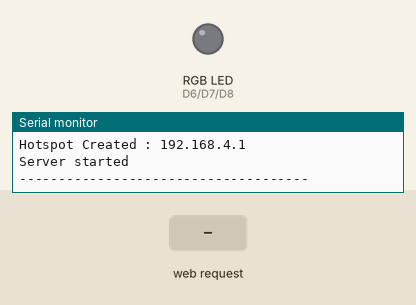
Recording of a sketch running on a simulated ESP8266 (NodeMCU). On the bench: an RGB LED mixed from three pins (HIGH = lit), the last lines printed to the serial monitor. The inputs (shaded band) are chosen by the test bench. WiFi joins after 1.5 s; servers stay silent unless stated.

Above: at 6.2 s.
6.3 s: HTTP request GET /W received
At 7.2 s:
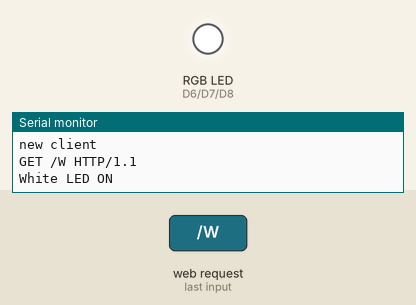
7.8 s: HTTP request GET /R received
At 8.3 s:
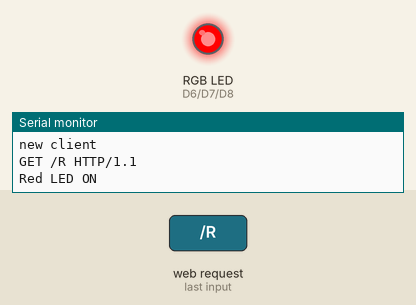
9.3 s: HTTP request GET /G received
At 10.5 s:
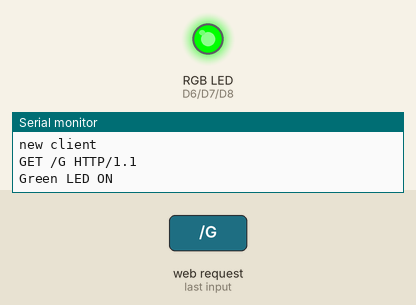
10.8 s: HTTP request GET /B received
At 11.9 s:
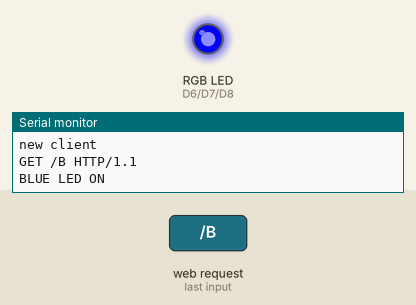
Timing chart, 0 to 13.3 s (numbered marks = the images above; inputs shaded):
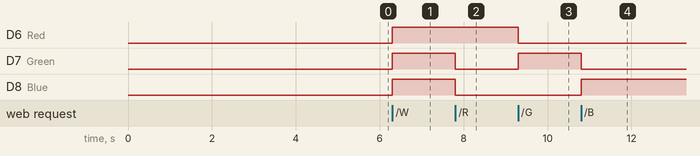

Measured:
- after the input at 6.3 s, D6 (Red), D7 (Green), D8 (Blue): LOW → HIGH at once
- after the input at 7.8 s, D7 (Green), D8 (Blue): HIGH → LOW at once
- after the input at 9.3 s, D6 (Red): HIGH → LOW at once; D7 (Green): LOW → HIGH at once
- after the input at 10.8 s, D7 (Green): HIGH → LOW at once; D8 (Blue): LOW → HIGH at once

The sketch:

RGB_APP.ino
```cpp
#include <ESP8266WiFi.h>

const char ssid[20] = "HomeServer11";
const char password[20] = "12345678";
int ledPin = 2; // GPIO 2
int Red=D6;
int Blue=D8;
int Green=D7;
WiFiServer server(80);

void setup() {
    Serial.begin(115200);
    delay(10);

    pinMode(Red, OUTPUT);
    pinMode(Blue, OUTPUT);
    pinMode(Green, OUTPUT);
//    pinMode(ledPin, OUTPUT);
//    digitalWrite(ledPin, LOW);

    delay(5000);
    Serial.println("");
    Serial.println("Server-------------------------------");
    Serial.print("Configuring access point");
    WiFi.mode(WIFI_AP);
    WiFi.softAP(ssid, password);
    //WiFi.begin(ssid, password);

    Serial.println("");
    Serial.print("Hotspot Created : ");
    Serial.println(WiFi.softAPIP());

  // Start the server
    server.begin();
    Serial.println("Server started");
    Serial.println("-------------------------------------");
    Serial.println("");
}
void loop() {
  WiFiClient client = server.available();
  if (!client) {
    return;
  }

  // Wait until the client sends some data
  Serial.println("new client");
  while(!client.available()){
    delay(1);
  }

  // Read the first line of the request
  String request = client.readStringUntil('\r');
  Serial.println(request);
  client.flush();

  if (request.indexOf("/W")!=-1)
   {
      digitalWrite(Red,HIGH);
      digitalWrite(Green,HIGH);
      digitalWrite(Blue,HIGH);
      Serial.println("White LED ON");
   }
   if (request.indexOf("/R")!=-1)
   {
      digitalWrite(Red,HIGH);
      digitalWrite(Green,LOW);
      digitalWrite(Blue,LOW);
      Serial.println("Red LED ON");
   }
   if (request.indexOf("/G")!=-1)
   {
      digitalWrite(Red,LOW);
      digitalWrite(Green,HIGH);
      digitalWrite(Blue,LOW);
      Serial.println("Green LED ON");
   }
   if (request.indexOf("/B")!=-1)
   {
      digitalWrite(Red,LOW);
      digitalWrite(Green,LOW);
      digitalWrite(Blue,HIGH);
      Serial.println("BLUE LED ON");
   }
   if (request.indexOf("/O")!=-1)
   {
      digitalWrite(Red,LOW);
      digitalWrite(Green,LOW);
      digitalWrite(Blue,LOW);
      Serial.println("NO LED ON");
   }
}
```
